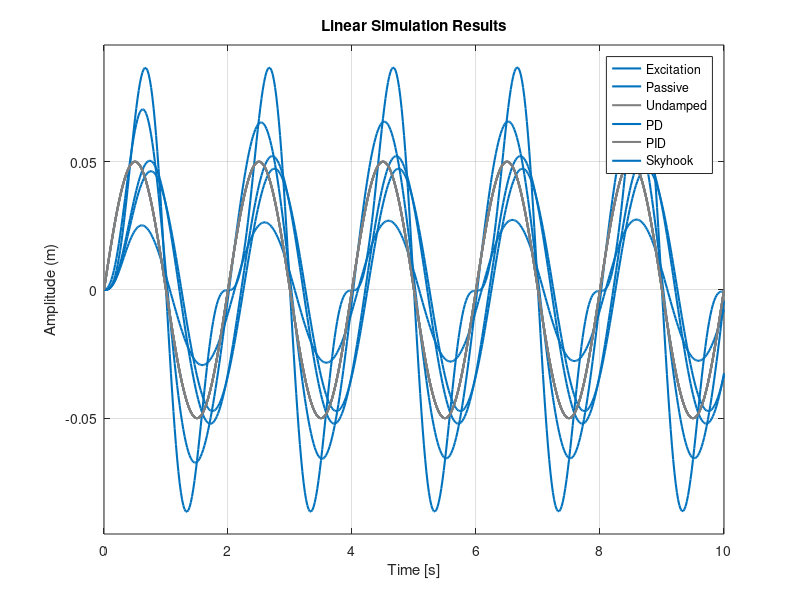
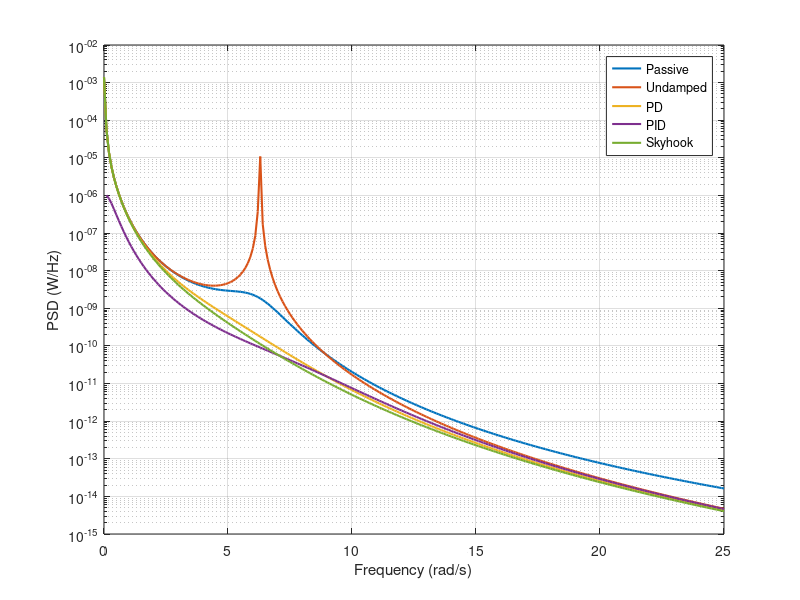
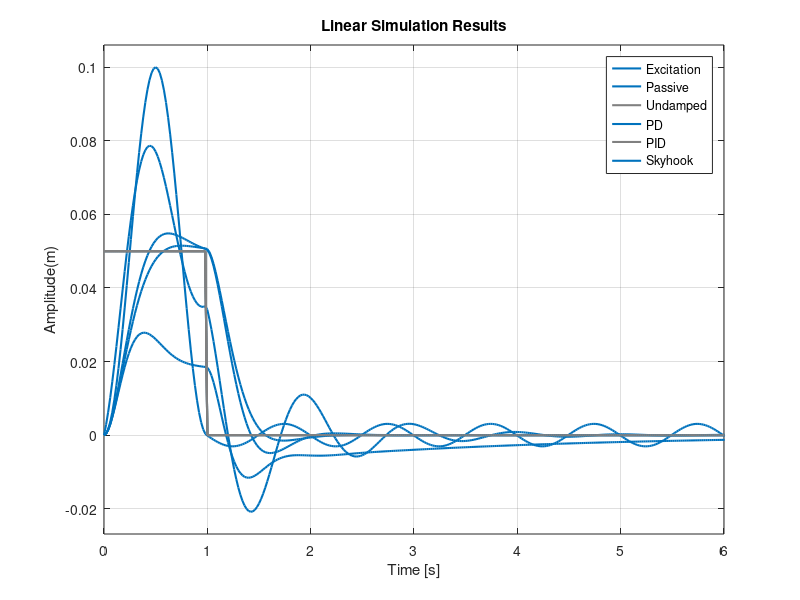

These charts were generated, in order, by the following MATLAB code:

clear all
clc
close all
%% Initialization
s = tf('s');

cp =0.4;                   %damping coefficient
kp = 6.32;                  %spring constant
mp = 0.16;                  %mass
cc = 2*sqrt(mp*kp);         %critical damping coefficient
zeta = cp/cc;               %damping ratio
omega = sqrt(kp/mp);        %natural frequency
omega_d = (1-zeta^2)*omega; %damped natural frequency


G1 = (omega^2+(2*zeta*omega*s))/(s^2+omega^2+(2*zeta*omega*s));
G2 = tf([cp kp],[mp cp kp])
%% Undamped
M1=(kp)/(mp*s^2+kp);
%% PD 
d_d=1.2;
d_p=0;
H1=(kp)/(mp*s^2+d_d*s+kp+d_p);
%% PID
w=omega*0.3; %keeping natural frequency same
z=0.3;
a=8;
hd=mp*(2*w*z+a);
hi=mp*a*w^2;
hp=w^2+2*w*a*z-kp;

%Transfer function PID
K1 = (kp*s)/(mp*s^3+hd*s^2+s*(kp+hp)+hi); 
% figure(5)
% pzmap(K1)
% figure(6)
% pzmap(G1)
%% Skyhook
T=1.5;
%Transfer function skyhook
L1=(kp)/(mp*s^2+T*s+kp);

%% Bode (Task 5.1)
% fr=0:0.01:10e2;
% figure(4);
% bode(G1,fr)
% hold on
% bode(H1,fr)
% hold on
% bode(K1,fr)
% hold on
% bode(L1,fr)
% hold on
% bode(M1,fr)
% legend('passive','PD','PID','Skyhook','undamped')
% grid on
%% Sine Excitation
f=0.5;
dt=0.02;
Tfinal=10;
t = 0:dt:Tfinal
u=0.05*sin(2*pi*f*t);

figure (1)
plot(t,u)
hold on
lsim(G1,u,t);        %sine input
hold on;
lsim(M1,u,t);
hold on
lsim(H1,u,t);
hold on
lsim(K1,u,t)
hold on
lsim(L1,u,t)
hold on
ylabel('Amplitude (m)')
set(findall(gcf,'type','line'), 'LineWidth', 1.5);
grid on
legend('Excitation','Passive','Undamped','PD','PID','Skyhook')
%% Impulse Excitation


 stepinput = 0.05*ones([1 length(t)]);
for i = 51:length(t)
   stepinput(i) = 0; 
end

figure(4)
plot(t,stepinput)
hold on
lsim(G1,stepinput,t) % impulse excitation
hold on
lsim(M1,stepinput,t);
hold on
lsim(H1,stepinput,t)
hold on
lsim(K1,stepinput,t)
hold on;
lsim(L1,stepinput,t)
hold on
set(findall(gcf,'type','line'), 'LineWidth', 1.5);
grid on
ylabel('Amplitude(m)')
% legend('Response','Excitation')
xlim([0 6])
legend('Excitation','Passive','Undamped','PD','PID','Skyhook')
%% PSD
w=0:0.1:25;
G3=freqresp(G1,w)
s=(4.028*10^(-7))./(2.88*10^(-4)+0.68*w.^2+w.^4);
G4=abs(G3(:))';
PSD=s.*(G4.^2);

H2=freqresp(H1,w)
H3=abs(H2(:))';
PSDpd=s.*(H3.^2);

K2=freqresp(K1,w)
K3=abs(K2(:))';
PSDpid=s.*(K3.^2);


L2=freqresp(L1,w)
L3=abs(L2(:))';
PSDsky=s.*(L3.^2);


M2=freqresp(M1,w)
M3=abs(M2(:))';
PSDun=s.*(M3.^2);

figure (3)
semilogy(w,PSD)
hold on;
semilogy(w,PSDun)
hold on;
semilogy(w,PSDpd)
hold on;
semilogy(w,PSDpid)
hold on;
semilogy(w,PSDsky)
hold on;
set(findall(gcf,'type','line'), 'LineWidth', 1.5);
grid on
xlabel('Frequency (rad/s)')
ylabel('PSD (W/Hz)')
legend('Passive','Undamped','PD','PID','Skyhook')